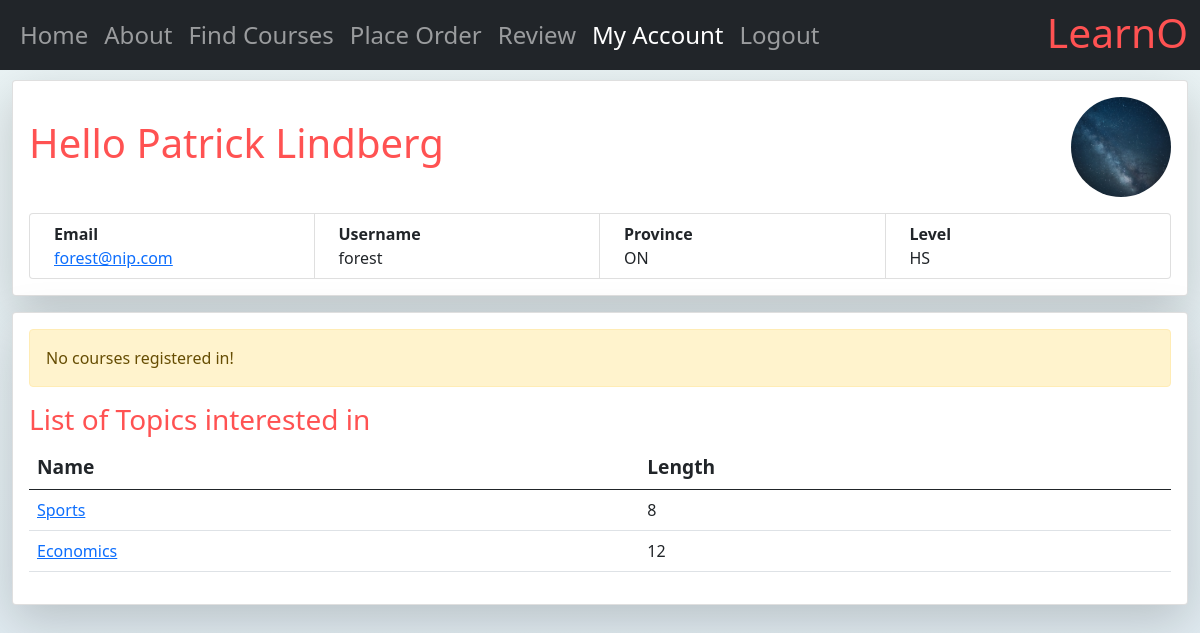
The page /myapp/myaccount (signed in) on the database its author committed.
### myapp/models.py (models this page shows, shortened)
class Student(User):
    LVL_CHOICES = [
        ('HS', 'High School'),
        ('UG', 'Undergraduate'),
        ('PG', 'Postgraduate'),
        ('ND', 'No Degree'),
    ]
    level = models.CharField(choices=LVL_CHOICES, max_length=2, default='HS')
    address = models.CharField(max_length=300, blank=True)
    province = models.CharField(max_length=2, default='ON')
    registered_courses = models.ManyToManyField(Course, blank=True)
    interested_in = models.ManyToManyField(Topic)
    picture = models.ImageField(default='learn-default-profile-pic.jpg', upload_to=user_directory_path)

class Topic(models.Model):
    name = models.CharField(max_length=200)
    length = models.PositiveBigIntegerField(default=12)

### myapp/views.py (the view)
# urls.py: path(r'myaccount', views.myaccount, name='myaccount'),
@login_required(login_url='/myapp/login')
def myaccount(request):
    courses = []
    interested_in = []
    student_id = request.user.id
    try:
        student = Student.objects.get(pk=student_id)
        if request.user.is_authenticated:
            first_name = student.first_name
            last_name = student.last_name
            courses.extend(student.registered_courses.all())
            interested_in.extend(student.interested_in.all())
            return render(request, "myapp/myaccount.html",
                          {'first_name': first_name, 'last_name': last_name, 'courses': courses,
                           'interested_in': interested_in})
        else:
            return render(request, "myapp/myaccount.html", {'error': 'You are not a registered student!'})
    except Student.DoesNotExist:
        return render(request, "myapp/myaccount.html", {'error': 'You are not a registered student!'})

### myapp/templates/myapp/myaccount.html
{% extends 'myapp/base.html' %}
{% block myhdg %}
    {% if first_name or last_name %}
        Hello {{ first_name }} {{ last_name }}
    {% else %}
        {{ block.super }}
    {% endif %}
{% endblock %}
{% block myaccount %}
    <ul class="list-group w-100 list-group-horizontal align-self-start mt-3">
        <li class="list-group-item col-3">
            <div class="ms-2 me-auto">
                <div class="fw-bold">Email</div>
                <a href="mailto:{{ user.student.email }}">
                    {{ user.student.email|default:"Not provided" }}
                </a>
            </div>
        </li>
        <li class="list-group-item col-3">
            <div class="ms-2 me-auto">
                <div class="fw-bold">Username</div>
                {{ user.username|default:"Not provided" }}
            </div>
        </li>
        <li class="list-group-item col-3">
            <div class="ms-2 me-auto">
                <div class="fw-bold">Province</div>
                {{ user.student.province|default:"Not provided" }}
            </div>
        </li>
        <li class="list-group-item col-3">
            <div class="ms-2 me-auto">
                <div class="fw-bold">Level</div>
                {{ user.student.level|default:"Not provided" }}
            </div>
        </li>
    </ul>
{% endblock %}
{% block body_block %}
    {% if error %}
        <div class="alert alert-danger mb-0" role="alert">
            <h3 class="text-danger">{{ error }}</h3>
        </div>
    {% else %}
        {% if courses %}
            <h3>List of Courses registered in</h3>
            <table class="table">
                <thead>
                <tr>
                    <th>Course</th>
                    <th>Price</th>
                </tr>
                </thead>
                <tbody>
                {% for course in courses %}
                    <tr>
                        <td><a href="{% url "myapp:course" course_id=course.id %}">{{ course.title }}</a></td>
                        <td> {{ course.price }} </td>
                    </tr>
                {% endfor %}
                </tbody>
            </table>
        {% else %}
            <div class="alert alert-warning" role="alert">
                No courses registered in!
            </div>
        {% endif %}
        {% if interested_in %}
            <h3>List of Topics interested in</h3>
            <table class="table">
                <thead>
                <tr>
                    <th>Name</th>
                    <th>Length</th>
                </tr>
                </thead>
                <tbody>
                {% for topic in interested_in %}
                    <tr>
                        <td><a href="{% url "myapp:details" topic_id=topic.id %}"> {{ topic.name }} </a></td>
                        <td> {{ topic.length }} </td>
                    </tr>
                {% endfor %}
                </tbody>
            </table>
        {% else %}
            <div class="alert alert-warning" role="alert">
                No topics interested in!
            </div>
        {% endif %}
    {% endif %}
{% endblock %}

### myapp/templates/myapp/base.html (shortened to what this page needs)
<!DOCTYPE html>
{% load static %}
<html lang="en">
<head>
    <link rel="stylesheet" type="text/css" href="{% static 'myapp/main.css' %}"/>
    <link href="https://cdn.jsdelivr.net/npm/bootstrap@5.0.2/dist/css/bootstrap.min.css" rel="stylesheet"
>
</head>
<body>
<nav class="navbar fixed-top navbar-expand-lg navbar-dark bg-dark">
    <div class="container-fluid">
        <div class="collapse navbar-collapse" id="navbarNav">
            <ul class="navbar-nav">
                <li class="nav-item"><a
                        class="nav-link {% if request.resolver_match.url_name == "index" %} active {% endif %}"
                        href="{% url 'myapp:index' %}">Home</a></li>
                <li class="nav-item"><a
                        class="nav-link {% if request.resolver_match.url_name == "about" %} active {% endif %}"
                        href="{% url 'myapp:about' %}">About</a></li>
                <li class="nav-item"><a
                        class="nav-link {% if request.resolver_match.url_name == "find_courses" %} active {% endif %}"
                        href="{% url 'myapp:find_courses' %}">Find Courses</a>
                </li>
                <li class="nav-item"><a
                        class="nav-link {% if request.resolver_match.url_name == "place_order" %} active {% endif %}"
                        href="{% url 'myapp:place_order' %}">Place Order</a>
                </li>
                <li class="nav-item"><a
                        class="nav-link {% if request.resolver_match.url_name == "review" %} active {% endif %}"
                        href="{% url 'myapp:review' %}">Review</a>
                </li>
                {% if user.is_authenticated %}
                    <li class="nav-item"><a
                            class="nav-link {% if request.resolver_match.url_name == "myaccount" %} active {% endif %}"
                            href="{% url 'myapp:myaccount' %}">My Account</a></li>
                {% endif %}
                {% if user.is_authenticated %}
                    <li class="nav-item"><a class="nav-link" href="{% url 'myapp:logout' %}">Logout</a></li>
                {% endif %}
            </ul>
        </div>
        <span class="navbar-brand h1">LearnO</span>
    </div>
</nav>
<div class="container-fluid container-main d-flex align-items-center justify-content-center mb-3 rounded-circle">
    <div class="col-12 d-flex flex-column justify-content-center">
        <div class="card col-12 shadow-lg mb-3">
            <div class="card-body d-flex flex-column align-items-center justify-content-between">
                <div class="w-100 d-flex align-items-center justify-content-between">
                    <span class="greeting-text h1">
                    {% block myhdg %}{% endblock %}
                    </span>
                    {% if user.is_authenticated %}
                        <img class="avatar" src="{{ user.student.picture.url }}"
                             alt="{{ user.get_full_name|default:"User" }}'s profile photo"/>
                    {% endif %}
                </div>
                {% if user.is_authenticated and request.resolver_match.url_name == "myaccount" %}
                    {% block myaccount %}
                    {% endblock %}
                {% endif %}
            </div>
        </div>
        <div class="card col-12 shadow-lg">
            <div class="card-body">
                {% block body_block %}  {% endblock %}
            </div>
        </div>
    </div>
</div>
</body>
</html>

### myapp/static/myapp/main.css (style rules this page uses)
html { background: linear-gradient(#ebf4f5, #b5c6e0); background-size: cover; background-size: 400% 400%; animation: AnimationName 1s ease infinite; min-height: 100vh; }
body { background: transparent !important; }
.container-main { margin-top: 80px; }
.navbar { font-size: 1.5em; }
.navbar-nav { margin-right: auto !important; }
.navbar-brand { font-size: 1.7em!important; margin: 0 !important; padding-top: 0 !important; color: #FF5252 !important; }
.greeting-text { color: #FF5252 !important; }
.avatar { vertical-align: middle; width: 100px; height: 100px; border-radius: 50%; object-fit: cover; }
h1, h2, h3 { color: #FF5252; }
th { font-size: 1.2em; }

### rows shown on the page
Topic: name "Sports", length "8"
Topic: name "Economics", length "12"

### other values the page prints
{{ first_name }} "Patrick"
{{ last_name }} "Lindberg"
{{ user.student.email|default:"Not provided" }} "forest@nip.com"
{{ user.username|default:"Not provided" }} "forest"
{{ user.student.province|default:"Not provided" }} "ON"
{{ user.student.level|default:"Not provided" }} "HS"
